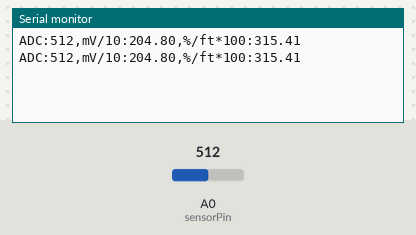
Recording of a sketch running on a simulated Arduino Uno, built with avr-gcc and run on an emulated ATmega328P. Shown: the last lines printed to the serial monitor. The test bench sets the inputs (shaded band); at power-on: A0 (sensorPin) = 512.

Above: at 1.2 s.
1.3 s: A0 (sensorPin) set to 716
At 2.6 s:
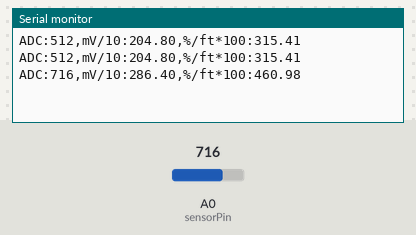
2.8 s: A0 (sensorPin) set to 900
At 3.8 s:
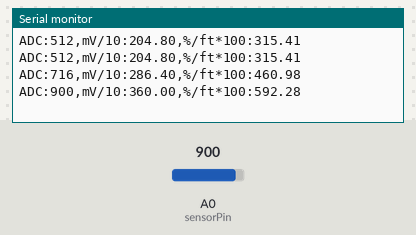
Timing chart, 0 to 5.8 s (numbered marks = the images above; inputs shaded):
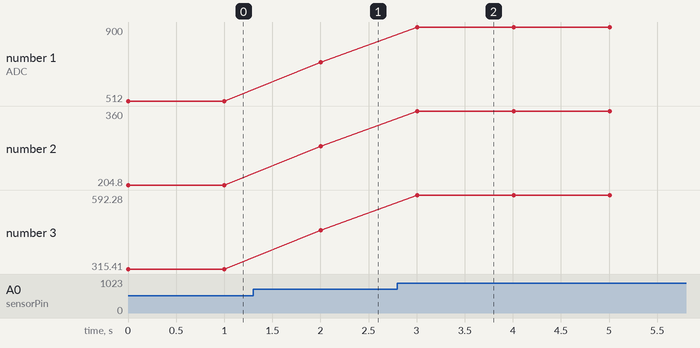

Measured:
- after the input at 1.3 s, the serial monitor: prints a new line after 0.70 s (image 1)
- after the input at 2.8 s, the serial monitor: prints a new line after 0.21 s (image 2)
- plotted number 1: 512 → 716 after the input at 1.3 s, 716 → 900 after the input at 2.8 s
- plotted number 2: 204.8 → 286.4 after the input at 1.3 s, 286.4 → 360 after the input at 2.8 s
- plotted number 3: 315.41 → 460.98 after the input at 1.3 s, 460.98 → 592.28 after the input at 2.8 s

The sketch:

CalFunObsSens.ino
```cpp
/*
  CalFun ObsSensor Board (COB)

  Connect ot 5V Arduino
  A0 = ADC OUT
  5V Arduino to COB 5V_IN
  ARDUINO GND to COB VSS

  1) Apply power with empty cup
  2) Twiddle R7 to set TRANS_OUT to 4.27V. (COB should consume about 40mA +/- 5mA)
  3) Apply smoke and monitor ADC_OUT!
  4) See
*/

#define MAX_PCT_PER_FOOT 7.3
#define CLEAN_AIR_ADC 70

int sensorPin = A0;   // select the input pin for the obscuration sensor board ADC output
int adc = 0;  // variable to store the value coming from the sensor
float mV = 0;
float pct_per_foot = 0;

void setup() {
  Serial.begin(9600);
}

void loop() {
  // read the value from the sensor:
  adc = getAverageOfN(4);
  // calculate derived values (volts, %/ft)
  mV = adc * ( 5000/1023);
  // assume linear relationship between voltage and %/ft  for now...
  pct_per_foot = MAX_PCT_PER_FOOT * (adc - CLEAN_AIR_ADC)/ 1023.0;

  // clamp %/ft to be positive only
  if (pct_per_foot < 0 ) pct_per_foot = 0;

  Serial.print("ADC:");
  Serial.print(adc);
  Serial.print(",");
  Serial.print("mV/10:");
  Serial.print(mV/10);
  Serial.print(",");
  Serial.print("%/ft*100:");
  Serial.println(pct_per_foot*100);
  delay(1000);
}

int getAverageOfN(int N) {
  int i, adc=0;

  for (i=0; i<N; i++) {
    adc += analogRead(sensorPin);
  }
  return adc/N;

}
```
